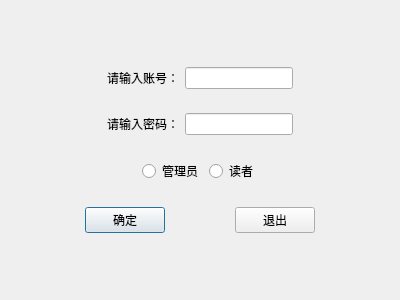
<?xml version="1.0" encoding="UTF-8"?>
<ui version="4.0">
 <class>LoginDialog</class>
 <widget class="QDialog" name="LoginDialog">
  <property name="geometry">
   <rect>
    <x>0</x>
    <y>0</y>
    <width>400</width>
    <height>300</height>
   </rect>
  </property>
  <property name="windowTitle">
   <string>Dialog</string>
  </property>
  <layout class="QVBoxLayout" name="verticalLayout">
   <item>
    <spacer name="verticalSpacer_3">
     <property name="orientation">
      <enum>Qt::Orientation::Vertical</enum>
     </property>
     <property name="sizeHint" stdset="0">
      <size>
       <width>20</width>
       <height>67</height>
      </size>
     </property>
    </spacer>
   </item>
   <item>
    <widget class="QWidget" name="widget_3" native="true">
     <layout class="QHBoxLayout" name="horizontalLayout_3">
      <item>
       <spacer name="horizontalSpacer_3">
        <property name="orientation">
         <enum>Qt::Orientation::Horizontal</enum>
        </property>
        <property name="sizeHint" stdset="0">
         <size>
          <width>40</width>
          <height>20</height>
         </size>
        </property>
       </spacer>
      </item>
      <item>
       <widget class="QLabel" name="idLabel">
        <property name="text">
         <string>请输入账号：</string>
        </property>
       </widget>
      </item>
      <item>
       <widget class="QLineEdit" name="idLineEdit"/>
      </item>
      <item>
       <spacer name="horizontalSpacer_5">
        <property name="orientation">
         <enum>Qt::Orientation::Horizontal</enum>
        </property>
        <property name="sizeHint" stdset="0">
         <size>
          <width>40</width>
          <height>20</height>
         </size>
        </property>
       </spacer>
      </item>
     </layout>
    </widget>
   </item>
   <item>
    <widget class="QWidget" name="widget_4" native="true">
     <layout class="QHBoxLayout" name="horizontalLayout_4">
      <item>
       <spacer name="horizontalSpacer_6">
        <property name="orientation">
         <enum>Qt::Orientation::Horizontal</enum>
        </property>
        <property name="sizeHint" stdset="0">
         <size>
          <width>40</width>
          <height>20</height>
         </size>
        </property>
       </spacer>
      </item>
      <item>
       <widget class="QLabel" name="pwdLabel">
        <property name="text">
         <string>请输入密码：</string>
        </property>
       </widget>
      </item>
      <item>
       <widget class="QLineEdit" name="pwdLineEdit">
        <property name="echoMode">
         <enum>QLineEdit::EchoMode::Password</enum>
        </property>
       </widget>
      </item>
      <item>
       <spacer name="horizontalSpacer_4">
        <property name="orientation">
         <enum>Qt::Orientation::Horizontal</enum>
        </property>
        <property name="sizeHint" stdset="0">
         <size>
          <width>40</width>
          <height>20</height>
         </size>
        </property>
       </spacer>
      </item>
     </layout>
    </widget>
   </item>
   <item>
    <widget class="QWidget" name="widget" native="true">
     <layout class="QHBoxLayout" name="horizontalLayout">
      <item>
       <spacer name="horizontalSpacer_7">
        <property name="orientation">
         <enum>Qt::Orientation::Horizontal</enum>
        </property>
        <property name="sizeHint" stdset="0">
         <size>
          <width>40</width>
          <height>20</height>
         </size>
        </property>
       </spacer>
      </item>
      <item>
       <widget class="QRadioButton" name="adminBtn">
        <property name="text">
         <string>管理员</string>
        </property>
       </widget>
      </item>
      <item>
       <widget class="QRadioButton" name="readerBtn">
        <property name="text">
         <string>读者</string>
        </property>
       </widget>
      </item>
      <item>
       <spacer name="horizontalSpacer_8">
        <property name="orientation">
         <enum>Qt::Orientation::Horizontal</enum>
        </property>
        <property name="sizeHint" stdset="0">
         <size>
          <width>40</width>
          <height>20</height>
         </size>
        </property>
       </spacer>
      </item>
     </layout>
    </widget>
   </item>
   <item>
    <widget class="QWidget" name="widget_2" native="true">
     <layout class="QHBoxLayout" name="horizontalLayout_2">
      <item>
       <spacer name="horizontalSpacer_9">
        <property name="orientation">
         <enum>Qt::Orientation::Horizontal</enum>
        </property>
        <property name="sizeHint" stdset="0">
         <size>
          <width>40</width>
          <height>20</height>
         </size>
        </property>
       </spacer>
      </item>
      <item>
       <widget class="QPushButton" name="commitBtn">
        <property name="text">
         <string>确定</string>
        </property>
       </widget>
      </item>
      <item>
       <spacer name="horizontalSpacer_2">
        <property name="orientation">
         <enum>Qt::Orientation::Horizontal</enum>
        </property>
        <property name="sizeHint" stdset="0">
         <size>
          <width>40</width>
          <height>20</height>
         </size>
        </property>
       </spacer>
      </item>
      <item>
       <widget class="QPushButton" name="cancelBtn">
        <property name="text">
         <string>退出</string>
        </property>
       </widget>
      </item>
      <item>
       <spacer name="horizontalSpacer">
        <property name="orientation">
         <enum>Qt::Orientation::Horizontal</enum>
        </property>
        <property name="sizeHint" stdset="0">
         <size>
          <width>63</width>
          <height>20</height>
         </size>
        </property>
       </spacer>
      </item>
     </layout>
    </widget>
   </item>
   <item>
    <spacer name="verticalSpacer_4">
     <property name="orientation">
      <enum>Qt::Orientation::Vertical</enum>
     </property>
     <property name="sizeHint" stdset="0">
      <size>
       <width>20</width>
       <height>67</height>
      </size>
     </property>
    </spacer>
   </item>
  </layout>
 </widget>
 <resources/>
 <connections/>
</ui>
